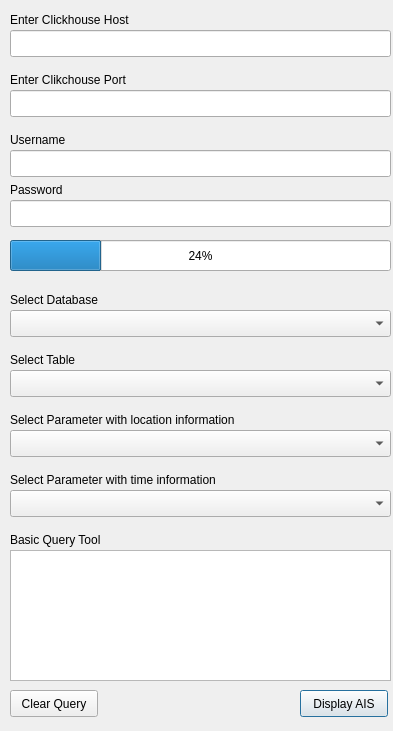
<?xml version="1.0" encoding="UTF-8"?>
<ui version="4.0">
 <class>ClickhouseDialogBase</class>
 <widget class="QDialog" name="ClickhouseDialogBase">
  <property name="geometry">
   <rect>
    <x>0</x>
    <y>0</y>
    <width>393</width>
    <height>731</height>
   </rect>
  </property>
  <property name="windowTitle">
   <string>Clickhouse_Connector</string>
  </property>
  <widget class="QPushButton" name="displaybutton">
   <property name="geometry">
    <rect>
     <x>300</x>
     <y>690</y>
     <width>88</width>
     <height>27</height>
    </rect>
   </property>
   <property name="text">
    <string>Display AIS</string>
   </property>
  </widget>
  <widget class="QLineEdit" name="usernamebox">
   <property name="geometry">
    <rect>
     <x>10</x>
     <y>150</y>
     <width>381</width>
     <height>27</height>
    </rect>
   </property>
  </widget>
  <widget class="QLineEdit" name="passwordbox">
   <property name="geometry">
    <rect>
     <x>10</x>
     <y>200</y>
     <width>381</width>
     <height>27</height>
    </rect>
   </property>
  </widget>
  <widget class="QLabel" name="databaselabel">
   <property name="geometry">
    <rect>
     <x>10</x>
     <y>290</y>
     <width>111</width>
     <height>19</height>
    </rect>
   </property>
   <property name="text">
    <string>Select Database</string>
   </property>
  </widget>
  <widget class="QLabel" name="hostlabel">
   <property name="geometry">
    <rect>
     <x>10</x>
     <y>10</y>
     <width>161</width>
     <height>19</height>
    </rect>
   </property>
   <property name="text">
    <string>Enter Clickhouse Host</string>
   </property>
  </widget>
  <widget class="QLineEdit" name="portbox">
   <property name="geometry">
    <rect>
     <x>10</x>
     <y>90</y>
     <width>381</width>
     <height>27</height>
    </rect>
   </property>
  </widget>
  <widget class="QPushButton" name="Connectbutton">
   <property name="geometry">
    <rect>
     <x>300</x>
     <y>240</y>
     <width>88</width>
     <height>27</height>
    </rect>
   </property>
   <property name="text">
    <string>Connect</string>
   </property>
  </widget>
  <widget class="QLabel" name="passwordlabel">
   <property name="geometry">
    <rect>
     <x>10</x>
     <y>180</y>
     <width>81</width>
     <height>19</height>
    </rect>
   </property>
   <property name="text">
    <string>Password</string>
   </property>
  </widget>
  <widget class="QLabel" name="portlabel">
   <property name="geometry">
    <rect>
     <x>10</x>
     <y>70</y>
     <width>151</width>
     <height>19</height>
    </rect>
   </property>
   <property name="text">
    <string>Enter Clikchouse Port</string>
   </property>
  </widget>
  <widget class="QLineEdit" name="hostbox">
   <property name="geometry">
    <rect>
     <x>10</x>
     <y>30</y>
     <width>381</width>
     <height>27</height>
    </rect>
   </property>
  </widget>
  <widget class="QLabel" name="tablelabel">
   <property name="geometry">
    <rect>
     <x>10</x>
     <y>350</y>
     <width>111</width>
     <height>19</height>
    </rect>
   </property>
   <property name="text">
    <string>Select Table</string>
   </property>
  </widget>
  <widget class="QLabel" name="usernamelabel">
   <property name="geometry">
    <rect>
     <x>10</x>
     <y>130</y>
     <width>81</width>
     <height>19</height>
    </rect>
   </property>
   <property name="text">
    <string>Username</string>
   </property>
  </widget>
  <widget class="QComboBox" name="databasebox">
   <property name="geometry">
    <rect>
     <x>10</x>
     <y>310</y>
     <width>381</width>
     <height>27</height>
    </rect>
   </property>
  </widget>
  <widget class="QComboBox" name="tablebox">
   <property name="geometry">
    <rect>
     <x>10</x>
     <y>370</y>
     <width>381</width>
     <height>27</height>
    </rect>
   </property>
  </widget>
  <widget class="QComboBox" name="locationbox">
   <property name="geometry">
    <rect>
     <x>10</x>
     <y>430</y>
     <width>381</width>
     <height>27</height>
    </rect>
   </property>
  </widget>
  <widget class="QLabel" name="locationlabel">
   <property name="geometry">
    <rect>
     <x>10</x>
     <y>410</y>
     <width>291</width>
     <height>19</height>
    </rect>
   </property>
   <property name="text">
    <string>Select Parameter with location information</string>
   </property>
  </widget>
  <widget class="QComboBox" name="timestampbox">
   <property name="geometry">
    <rect>
     <x>10</x>
     <y>490</y>
     <width>381</width>
     <height>27</height>
    </rect>
   </property>
  </widget>
  <widget class="QLabel" name="timestamplabel">
   <property name="geometry">
    <rect>
     <x>10</x>
     <y>470</y>
     <width>291</width>
     <height>19</height>
    </rect>
   </property>
   <property name="text">
    <string>Select Parameter with time information</string>
   </property>
  </widget>
  <widget class="QTextEdit" name="querybox">
   <property name="geometry">
    <rect>
     <x>10</x>
     <y>550</y>
     <width>381</width>
     <height>131</height>
    </rect>
   </property>
  </widget>
  <widget class="QLabel" name="querylabel">
   <property name="geometry">
    <rect>
     <x>10</x>
     <y>530</y>
     <width>121</width>
     <height>19</height>
    </rect>
   </property>
   <property name="text">
    <string>Basic Query Tool</string>
   </property>
  </widget>
  <widget class="QPushButton" name="clearbutton">
   <property name="geometry">
    <rect>
     <x>10</x>
     <y>690</y>
     <width>88</width>
     <height>27</height>
    </rect>
   </property>
   <property name="text">
    <string>Clear Query</string>
   </property>
  </widget>
  <widget class="QProgressBar" name="progressbar">
   <property name="geometry">
    <rect>
     <x>10</x>
     <y>240</y>
     <width>381</width>
     <height>31</height>
    </rect>
   </property>
   <property name="value">
    <number>24</number>
   </property>
  </widget>
  <widget class="QCheckBox" name="savecredentialscheck">
   <property name="geometry">
    <rect>
     <x>10</x>
     <y>240</y>
     <width>191</width>
     <height>25</height>
    </rect>
   </property>
   <property name="text">
    <string>Save Database Credentials</string>
   </property>
  </widget>
  <zorder>displaybutton</zorder>
  <zorder>usernamebox</zorder>
  <zorder>passwordbox</zorder>
  <zorder>databaselabel</zorder>
  <zorder>hostlabel</zorder>
  <zorder>portbox</zorder>
  <zorder>Connectbutton</zorder>
  <zorder>passwordlabel</zorder>
  <zorder>portlabel</zorder>
  <zorder>hostbox</zorder>
  <zorder>tablelabel</zorder>
  <zorder>usernamelabel</zorder>
  <zorder>databasebox</zorder>
  <zorder>tablebox</zorder>
  <zorder>locationbox</zorder>
  <zorder>locationlabel</zorder>
  <zorder>timestampbox</zorder>
  <zorder>timestamplabel</zorder>
  <zorder>querybox</zorder>
  <zorder>querylabel</zorder>
  <zorder>clearbutton</zorder>
  <zorder>savecredentialscheck</zorder>
  <zorder>progressbar</zorder>
 </widget>
 <tabstops>
  <tabstop>hostbox</tabstop>
  <tabstop>portbox</tabstop>
  <tabstop>usernamebox</tabstop>
  <tabstop>passwordbox</tabstop>
  <tabstop>savecredentialscheck</tabstop>
  <tabstop>Connectbutton</tabstop>
  <tabstop>databasebox</tabstop>
  <tabstop>tablebox</tabstop>
  <tabstop>locationbox</tabstop>
  <tabstop>timestampbox</tabstop>
  <tabstop>querybox</tabstop>
  <tabstop>clearbutton</tabstop>
  <tabstop>displaybutton</tabstop>
 </tabstops>
 <resources/>
 <connections/>
</ui>
